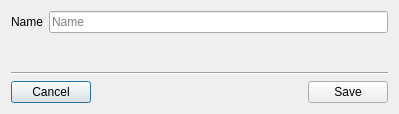
<?xml version="1.0" encoding="UTF-8"?>
<ui version="4.0">
 <class>Dialog</class>
 <widget class="QDialog" name="Dialog">
  <property name="geometry">
   <rect>
    <x>0</x>
    <y>0</y>
    <width>399</width>
    <height>114</height>
   </rect>
  </property>
  <property name="windowTitle">
   <string>Dialog</string>
  </property>
  <layout class="QVBoxLayout" name="verticalLayout">
   <item>
    <layout class="QHBoxLayout" name="horizontalLayout">
     <item>
      <widget class="QLabel" name="label">
       <property name="text">
        <string>Name</string>
       </property>
      </widget>
     </item>
     <item>
      <widget class="QLineEdit" name="leName">
       <property name="placeholderText">
        <string>Name</string>
       </property>
      </widget>
     </item>
    </layout>
   </item>
   <item>
    <spacer name="verticalSpacer">
     <property name="orientation">
      <enum>Qt::Vertical</enum>
     </property>
     <property name="sizeHint" stdset="0">
      <size>
       <width>20</width>
       <height>14</height>
      </size>
     </property>
    </spacer>
   </item>
   <item>
    <widget class="Line" name="line">
     <property name="orientation">
      <enum>Qt::Horizontal</enum>
     </property>
    </widget>
   </item>
   <item>
    <layout class="QHBoxLayout" name="horizontalLayout_2">
     <item>
      <widget class="QPushButton" name="btCancel">
       <property name="text">
        <string>Cancel</string>
       </property>
      </widget>
     </item>
     <item>
      <spacer name="horizontalSpacer">
       <property name="orientation">
        <enum>Qt::Horizontal</enum>
       </property>
       <property name="sizeHint" stdset="0">
        <size>
         <width>40</width>
         <height>20</height>
        </size>
       </property>
      </spacer>
     </item>
     <item>
      <widget class="QPushButton" name="btSave">
       <property name="text">
        <string>Save</string>
       </property>
      </widget>
     </item>
    </layout>
   </item>
  </layout>
 </widget>
 <resources/>
 <connections/>
</ui>
